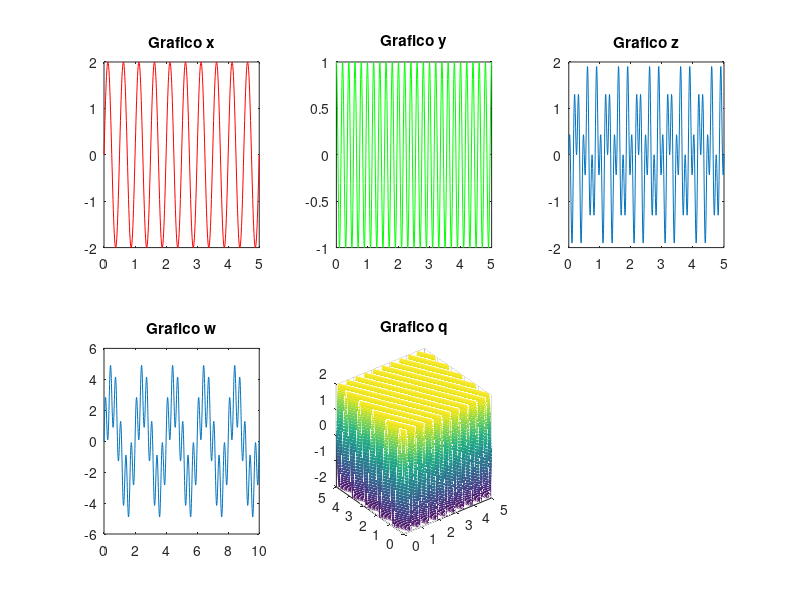

Recreate this plot in MATLAB.
t = 0:0.01:5;
x = 2*sin(4*pi*t);
y = cos(10*pi*t);
z = x.*y;
subplot(2,3,1)
plot(t,x,"r");
title('Grafico x')


subplot(2,3,2)
plot(t,y,"g");

title('Grafico y')

subplot(2,3,3)
plot(t,z)
title('Grafico z')
subplot(2,3,4)
t = 0:0.01:10;
w = 3*sin(pi*t)+2*sin(6*pi*t);
plot (t,w)
title('Grafico w')
subplot(2,3,5)
t1 = 0:0.01:5;
t2 = 0:0.01:5;

[tt1,tt2] = meshgrid(t1,t2);

q = 2*sin(2*pi*(2*tt1+tt2));

mesh(t1,t2,q)
title('Grafico q')